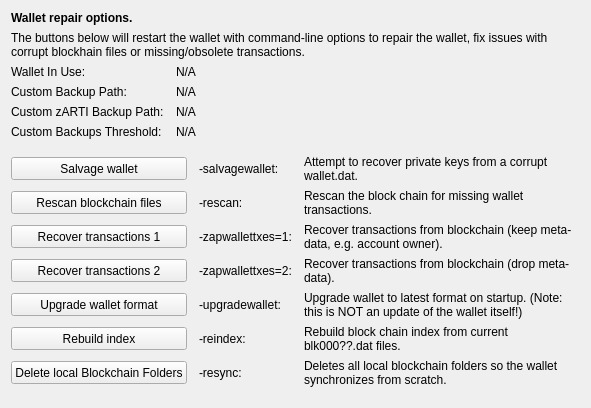
     <widget class="QWidget" name="tab_repair">
      <attribute name="title">
       <string>&amp;Wallet Repair</string>
      </attribute>
      <layout class="QGridLayout" name="gridLayout_4" columnstretch="0,0,0,0">
       <property name="horizontalSpacing">
        <number>12</number>
       </property>
       <item row="0" column="0" colspan="4">
        <widget class="QLabel" name="label_repair_header">
         <property name="font">
          <font>
           <weight>75</weight>
           <bold>true</bold>
          </font>
         </property>
         <property name="text">
          <string>Wallet repair options.</string>
         </property>
        </widget>
       </item>
       <item row="1" column="0" colspan="4">
        <widget class="QLabel" name="label_repair_helptext">
         <property name="font">
          <font>
           <weight>50</weight>
           <bold>false</bold>
          </font>
         </property>
         <property name="text">
          <string>The buttons below will restart the wallet with command-line options to repair the wallet, fix issues with corrupt blockhain files or missing/obsolete transactions.</string>
         </property>
         <property name="wordWrap">
          <bool>true</bool>
         </property>
        </widget>
       </item>
       <item row="2" column="0">
        <widget class="QLabel" name="wallet_path_label">
         <property name="text">
          <string>Wallet In Use:</string>
         </property>
        </widget>
       </item>
       <item row="2" column="1" colspan="3">
        <widget class="QLabel" name="wallet_path">
         <property name="cursor">
          <cursorShape>IBeamCursor</cursorShape>
         </property>
         <property name="text">
          <string>N/A</string>
         </property>
         <property name="textFormat">
          <enum>Qt::PlainText</enum>
         </property>
         <property name="textInteractionFlags">
          <set>Qt::LinksAccessibleByMouse|Qt::TextSelectableByKeyboard|Qt::TextSelectableByMouse</set>
         </property>
        </widget>
       </item>
       <item row="3" column="0">
        <widget class="QLabel" name="wallet_custombackuppath_label">
         <property name="text">
          <string>Custom Backup Path:</string>
         </property>
         <property name="visible">
          <bool>false</bool>
         </property>
        </widget>
       </item>
       <item row="3" column="1" colspan="3">
        <widget class="QLabel" name="wallet_custombackuppath">
         <property name="cursor">
          <cursorShape>IBeamCursor</cursorShape>
         </property>
         <property name="text">
          <string>N/A</string>
         </property>
         <property name="textFormat">
          <enum>Qt::PlainText</enum>
         </property>
         <property name="textInteractionFlags">
          <set>Qt::LinksAccessibleByMouse|Qt::TextSelectableByKeyboard|Qt::TextSelectableByMouse</set>
         </property>
         <property name="visible">
          <bool>false</bool>
         </property>
        </widget>
       </item>
       <item row="4" column="0">
        <widget class="QLabel" name="wallet_customzartibackuppath_label">
         <property name="text">
          <string>Custom zARTI Backup Path:</string>
         </property>
         <property name="visible">
          <bool>false</bool>
         </property>
        </widget>
       </item>
       <item row="4" column="1" colspan="3">
        <widget class="QLabel" name="wallet_customzartibackuppath">
         <property name="cursor">
          <cursorShape>IBeamCursor</cursorShape>
         </property>
         <property name="text">
          <string>N/A</string>
         </property>
         <property name="textFormat">
          <enum>Qt::PlainText</enum>
         </property>
         <property name="textInteractionFlags">
          <set>Qt::LinksAccessibleByMouse|Qt::TextSelectableByKeyboard|Qt::TextSelectableByMouse</set>
         </property>
         <property name="visible">
          <bool>false</bool>
         </property>
        </widget>
       </item>
       <item row="5" column="0">
        <widget class="QLabel" name="wallet_custombackupthreshold_label">
         <property name="text">
          <string>Custom Backups Threshold:</string>
         </property>
         <property name="visible">
          <bool>false</bool>
         </property>
        </widget>
       </item>
       <item row="5" column="1" colspan="3">
        <widget class="QLabel" name="wallet_custombackupthreshold">
         <property name="cursor">
          <cursorShape>IBeamCursor</cursorShape>
         </property>
         <property name="text">
          <string>N/A</string>
         </property>
         <property name="textFormat">
          <enum>Qt::PlainText</enum>
         </property>
         <property name="textInteractionFlags">
          <set>Qt::LinksAccessibleByMouse|Qt::TextSelectableByKeyboard|Qt::TextSelectableByMouse</set>
         </property>
         <property name="visible">
          <bool>false</bool>
         </property>
        </widget>
       </item>
       <item row="6" column="0">
        <spacer name="verticalSpacer_repair1">
         <property name="orientation">
          <enum>Qt::Vertical</enum>
         </property>
         <property name="sizeHint" stdset="0">
          <size>
           <width>10</width>
           <height>10</height>
          </size>
         </property>
        </spacer>
       </item>
       <item row="7" column="0" colspan="2">
        <widget class="QPushButton" name="btn_salvagewallet">
         <property name="minimumSize">
          <size>
           <width>100</width>
           <height>23</height>
          </size>
         </property>
         <property name="text">
          <string>Salvage wallet</string>
         </property>
        </widget>
       </item>
       <item row="7" column="2">
        <widget class="QLabel" name="label_repair_salvage_command">
         <property name="text">
          <string notr="true">-salvagewallet:</string>
         </property>
        </widget>
       </item>
       <item row="7" column="3">
        <widget class="QLabel" name="label_repair_salvage">
         <property name="text">
          <string>Attempt to recover private keys from a corrupt wallet.dat.</string>
         </property>
         <property name="wordWrap">
          <bool>true</bool>
         </property>
        </widget>
       </item>
       <item row="8" column="0" colspan="2">
        <widget class="QPushButton" name="btn_rescan">
         <property name="minimumSize">
          <size>
           <width>100</width>
           <height>23</height>
          </size>
         </property>
         <property name="text">
          <string>Rescan blockchain files</string>
         </property>
        </widget>
       </item>
       <item row="8" column="2">
        <widget class="QLabel" name="label_repair_rescan_command">
         <property name="text">
          <string notr="true">-rescan:</string>
         </property>
        </widget>
       </item>
       <item row="8" column="3">
        <widget class="QLabel" name="label_repair_rescan">
         <property name="text">
          <string>Rescan the block chain for missing wallet transactions.</string>
         </property>
         <property name="wordWrap">
          <bool>true</bool>
         </property>
        </widget>
       </item>
       <item row="9" column="0" colspan="2">
        <widget class="QPushButton" name="btn_zapwallettxes1">
         <property name="minimumSize">
          <size>
           <width>100</width>
           <height>23</height>
          </size>
         </property>
         <property name="text">
          <string>Recover transactions 1</string>
         </property>
        </widget>
       </item>
       <item row="9" column="2">
        <widget class="QLabel" name="label_repair_zap1_command">
         <property name="text">
          <string notr="true">-zapwallettxes=1:</string>
         </property>
        </widget>
       </item>
       <item row="9" column="3">
        <widget class="QLabel" name="label_repair_zap1">
         <property name="text">
          <string>Recover transactions from blockchain (keep meta-data, e.g. account owner).</string>
         </property>
         <property name="wordWrap">
          <bool>true</bool>
         </property>
        </widget>
       </item>
       <item row="10" column="0" colspan="2">
        <widget class="QPushButton" name="btn_zapwallettxes2">
         <property name="minimumSize">
          <size>
           <width>100</width>
           <height>23</height>
          </size>
         </property>
         <property name="text">
          <string>Recover transactions 2</string>
         </property>
        </widget>
       </item>
       <item row="10" column="2">
        <widget class="QLabel" name="label_repair_zap2_command">
         <property name="text">
          <string notr="true">-zapwallettxes=2:</string>
         </property>
        </widget>
       </item>
       <item row="10" column="3">
        <widget class="QLabel" name="label_repair_zap2">
         <property name="text">
          <string>Recover transactions from blockchain (drop meta-data).</string>
         </property>
         <property name="wordWrap">
          <bool>true</bool>
         </property>
        </widget>
       </item>
       <item row="11" column="0" colspan="2">
        <widget class="QPushButton" name="btn_upgradewallet">
         <property name="minimumSize">
          <size>
           <width>100</width>
           <height>23</height>
          </size>
         </property>
         <property name="text">
          <string>Upgrade wallet format</string>
         </property>
        </widget>
       </item>
       <item row="11" column="2">
        <widget class="QLabel" name="label_repair_upgrade_command">
         <property name="text">
          <string notr="true">-upgradewallet:</string>
         </property>
        </widget>
       </item>
       <item row="11" column="3">
        <widget class="QLabel" name="label_repair_upgrade">
         <property name="text">
          <string>Upgrade wallet to latest format on startup. (Note: this is NOT an update of the wallet itself!)</string>
         </property>
         <property name="wordWrap">
          <bool>true</bool>
         </property>
        </widget>
       </item>
       <item row="12" column="0" colspan="2">
        <widget class="QPushButton" name="btn_reindex">
         <property name="minimumSize">
          <size>
           <width>100</width>
           <height>23</height>
          </size>
         </property>
         <property name="text">
          <string>Rebuild index</string>
         </property>
        </widget>
       </item>
       <item row="12" column="2">
        <widget class="QLabel" name="label_repair_reindex_command">
         <property name="text">
          <string notr="true">-reindex:</string>
         </property>
        </widget>
       </item>
       <item row="12" column="3">
        <widget class="QLabel" name="label_repair_reindex">
         <property name="text">
          <string>Rebuild block chain index from current blk000??.dat files.</string>
         </property>
         <property name="wordWrap">
          <bool>true</bool>
         </property>
        </widget>
       </item>
       <item row="13" column="0" colspan="2">
        <widget class="QPushButton" name="btn_resync">
         <property name="minimumSize">
          <size>
           <width>100</width>
           <height>23</height>
          </size>
         </property>
         <property name="text">
          <string>Delete local Blockchain Folders</string>
         </property>
        </widget>
       </item>
       <item row="13" column="2">
        <widget class="QLabel" name="label_repair_resync_command">
         <property name="text">
          <string>-resync:</string>
         </property>
        </widget>
       </item>
       <item row="13" column="3">
        <widget class="QLabel" name="label_repair_resync">
         <property name="text">
          <string>Deletes all local blockchain folders so the wallet synchronizes from scratch.</string>
         </property>
         <property name="wordWrap">
          <bool>true</bool>
         </property>
        </widget>
       </item>
       <item row="14" column="0">
        <spacer name="verticalSpacer_repair2">
         <property name="orientation">
          <enum>Qt::Vertical</enum>
         </property>
         <property name="sizeHint" stdset="0">
          <size>
           <width>20</width>
           <height>10</height>
          </size>
         </property>
        </spacer>
       </item>
      </layout>
     </widget>
